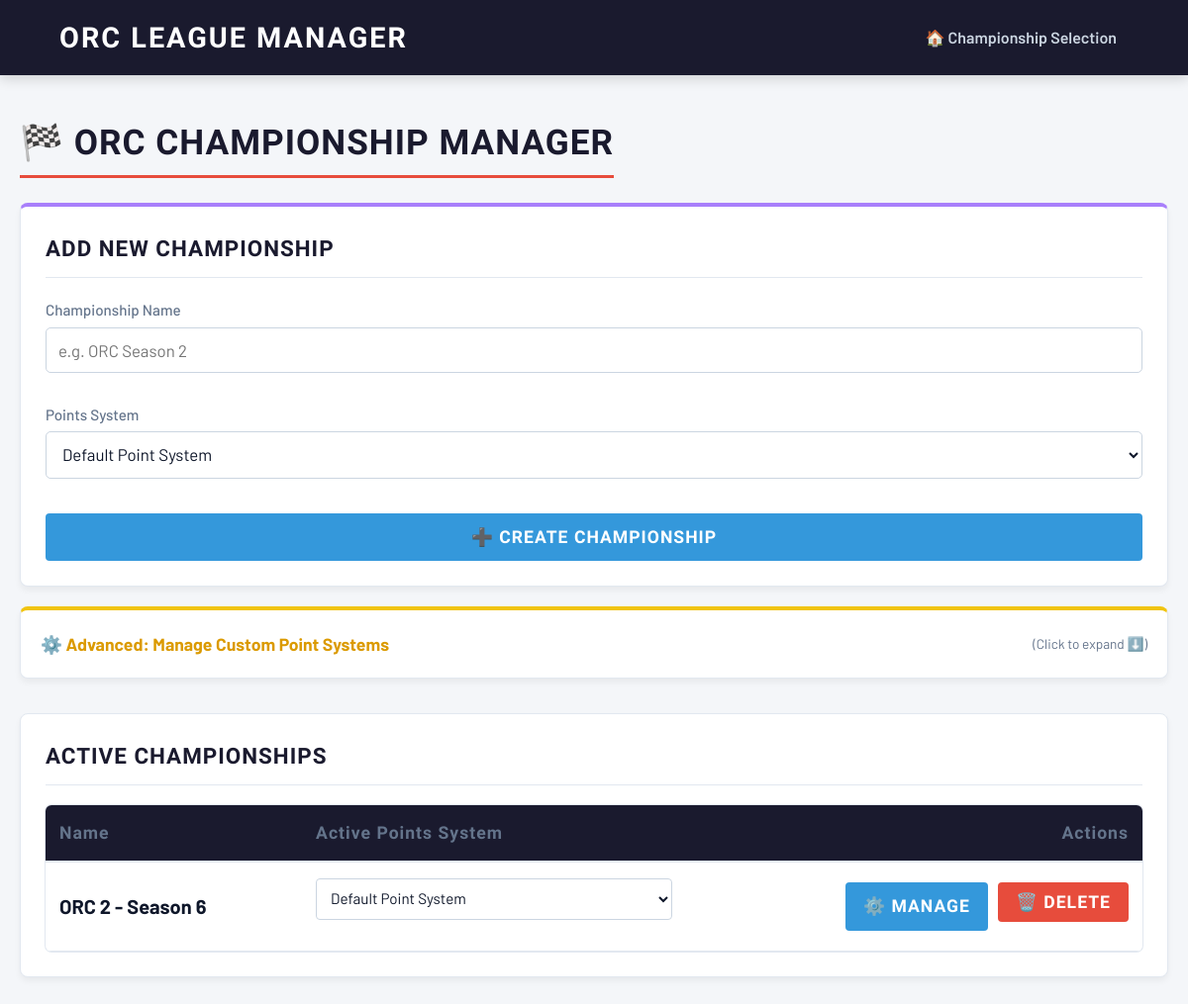
Before: / with the older database file.
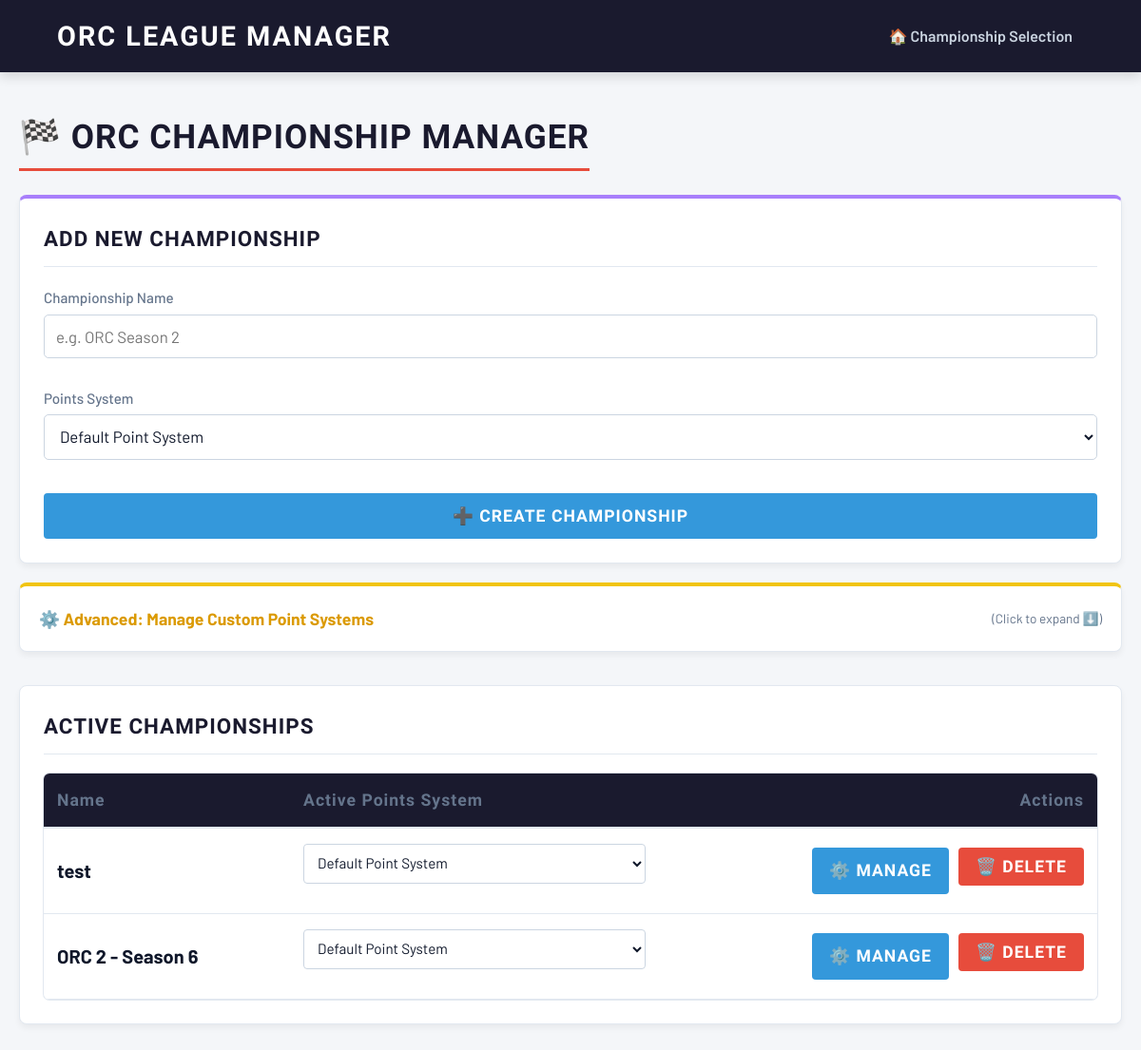
After: the same page with the newer database file.
### tables this page shows
CREATE TABLE championships (
        id INTEGER PRIMARY KEY AUTOINCREMENT,
        name TEXT NOT NULL
    , point_system_id INTEGER DEFAULT 1);

CREATE TABLE point_systems (
                        id INTEGER PRIMARY KEY AUTOINCREMENT,
                        name TEXT,
                        wrc_points TEXT,
                        ps_points TEXT);

### main.py (the view)
@app.get("/", response_class=HTMLResponse)
def home(request: Request):
    conn = get_db_connection()
    champs = conn.execute("SELECT c.*, p.name as ps_name FROM championships c LEFT JOIN point_systems p ON c.point_system_id = p.id ORDER BY c.id DESC").fetchall()
    point_systems = conn.execute("SELECT * FROM point_systems ORDER BY id ASC").fetchall()
    conn.close()
    return templates.TemplateResponse(request=request, name="index.html", context={
        "request": request, "champs": champs, "champ": None, "point_systems": point_systems
    })

### templates/index.html (shortened to what the changed rows need)
{% extends "base.html" %}
{% block content %}
<h1 class="page-header">🏁 ORC Championship Manager</h1>
<div class="card" style="border-top: 4px solid #a87ffb; margin-bottom: 20px;">
    <h2 class="card-title">Add New Championship</h2>
</div>
<div class="card">
    <h2 class="card-title">Active Championships</h2>
    <div class="table-responsive">
        <table style="width: 100%; border-collapse: collapse;">
            <thead>
                <tr>
                    <th style="padding: 14px; text-align: left; border-bottom: 2px solid #e2e8f0; color: #64748b; font-weight: 600;">Name</th>
                    <th style="padding: 14px; text-align: left; border-bottom: 2px solid #e2e8f0; width: 35%; color: #64748b; font-weight: 600;">Active Points System</th>
                    <th style="padding: 14px; text-align: right; border-bottom: 2px solid #e2e8f0; color: #64748b; font-weight: 600;">Actions</th>
                </tr>
            </thead>
            <tbody>
                {% for c in champs %}
                <tr style="border-bottom: 1px solid #e2e8f0; transition: background 0.2s;">
                    <td style="padding: 16px 14px; font-weight: bold; font-size: 1.25rem; color: #0f172a;">{{ c.name }}</td>
                    <td style="padding: 16px 14px;">
                        <form action="/update_championship_points/{{ c.id }}" method="POST" style="margin: 0;">
                            <select name="point_system_id" onchange="this.form.submit()" style="padding: 10px; border-radius: 4px; border: 1px solid #cbd5e1; background: #ffffff; color: #0f172a; width: 100%; font-size: 0.95rem; cursor: pointer; box-sizing: border-box;">
                                {% for ps in point_systems %}
                                <option value="{{ ps.id }}" {% if c.point_system_id == ps.id %}selected{% endif %}>
                                    {% if ps.id == 1 %}Default Point System{% else %}{{ ps.name }}{% endif %}
                                </option>
                                {% endfor %}
                            </select>
                        </form>
                    </td>
                    <td style="padding: 16px 14px; text-align: right;">
                        <div style="display: flex; gap: 10px; justify-content: flex-end;">
                            <a href="/c/{{ c.id }}/dashboard" class="btn btn-primary" style="padding: 10px 18px; text-decoration: none; font-weight: bold; display: inline-block;">⚙️ Manage</a>
                            <form action="/delete_championship/{{ c.id }}" method="POST" onsubmit="return confirm('Are you sure you want to delete this championship and ALL its data?');" style="margin:0;">
                                <button type="submit" class="btn btn-danger" style="padding: 10px 18px; font-weight: bold;">🗑️ Delete</button>
                            </form>
                        </div>
                    </td>
                </tr>
                {% else %}
                <tr>
                    <td colspan="3" style="padding: 30px; text-align: center; color: #64748b; font-size: 1.1rem;">No championships found. Create your first one above!</td>
                </tr>
                {% endfor %}
            </tbody>
        </table>
    </div>
</div>
{% endblock %}

Changed rows visible on the page:
added championships: name "test", point_system_id "Default Point System"
